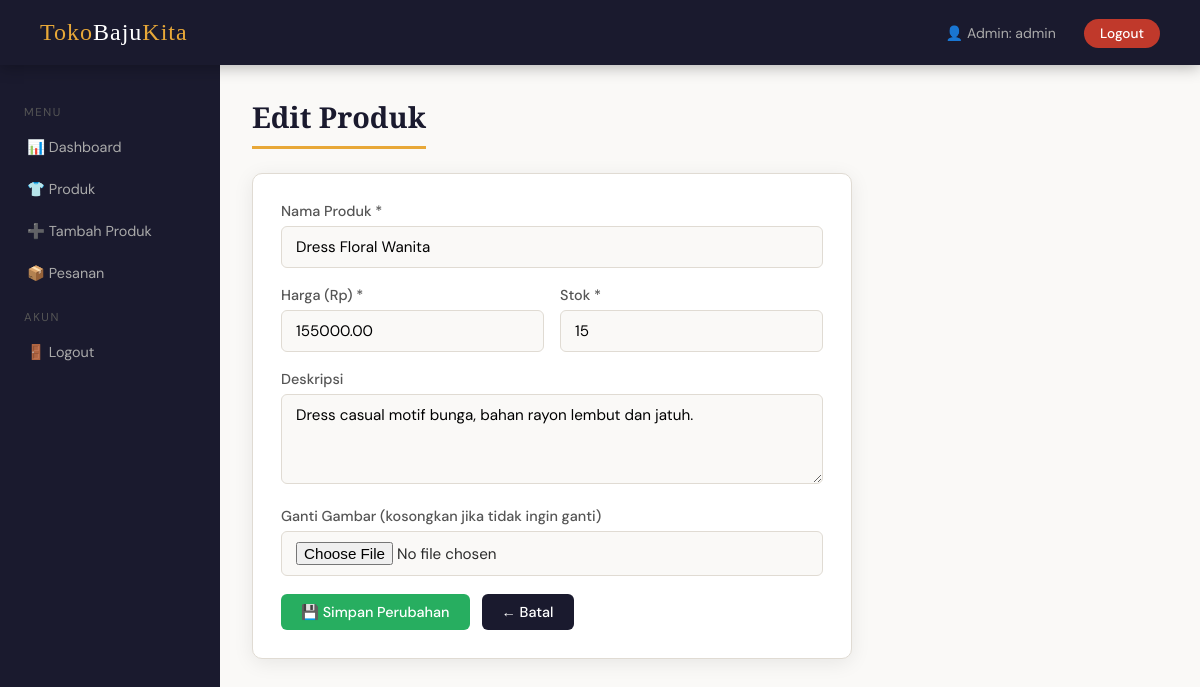
The app's page /admin/edit_produk.php?id=5 (signed in) with its own data.
### tables this page shows
CREATE TABLE IF NOT EXISTS products (
    id INT AUTO_INCREMENT PRIMARY KEY,
    nama_produk VARCHAR(100) NOT NULL,
    harga DECIMAL(10,2) NOT NULL,
    stok INT NOT NULL DEFAULT 0,
    deskripsi TEXT,
    gambar VARCHAR(255),
    created_at TIMESTAMP DEFAULT CURRENT_TIMESTAMP
);

### admin/edit_produk.php (the view, shortened to what this page needs)
<?php
include_once '../includes/koneksi.php';
$product_id = intval($_GET['id'] ?? 0);
$res     = mysqli_query($conn, "SELECT * FROM products WHERE id = $product_id");
$product = mysqli_fetch_assoc($res);
?>
<!DOCTYPE html>
<html lang="id">
<head>
    <link rel="stylesheet" href="../css/style.css">
</head>
<body>
<?php include 'includes/navbar.php'; ?>
<div class="admin-layout">
    <?php include 'includes/sidebar.php'; ?>
    <div class="admin-content">
        <h2 class="page-title">Edit Produk</h2>
        <div style="background:white; padding:28px; border-radius:10px; box-shadow:var(--shadow); max-width:600px; border:1px solid var(--border);">
            <form method="POST" enctype="multipart/form-data" onsubmit="return validasiFormProduk()">
                <div class="form-group">
                    <label>Nama Produk *</label>
                    <input type="text" id="nama_produk" name="nama_produk" required value="<?= htmlspecialchars($product['nama_produk']) ?>">
                </div>
                <div style="display:grid; grid-template-columns:1fr 1fr; gap:16px;">
                    <div class="form-group">
                        <label>Harga (Rp) *</label>
                        <input type="number" id="harga" name="harga" min="1" required value="<?= $product['harga'] ?>">
                    </div>
                    <div class="form-group">
                        <label>Stok *</label>
                        <input type="number" id="stok" name="stok" min="0" required value="<?= $product['stok'] ?>">
                    </div>
                </div>
                <div class="form-group">
                    <label>Deskripsi</label>
                    <textarea name="deskripsi"><?= htmlspecialchars($product['deskripsi']) ?></textarea>
                </div>
                <div class="form-group">
                    <label>Ganti Gambar (kosongkan jika tidak ingin ganti)</label>
                    <input type="file" name="gambar" accept="image/*" onchange="previewGambar(this)">
                </div>
                <div style="display:flex; gap:12px; margin-top:8px;">
                    <button type="submit" class="btn btn-success">💾 Simpan Perubahan</button>
                    <a href="produk.php" class="btn btn-primary">← Batal</a>
                </div>
            </form>
        </div>
    </div>
</div>
</body>
</html>

### css/style.css (style rules this page uses)
:root { --primary: #1a1a2e; --accent: #e8a838; --accent2: #c0392b; --bg: #faf9f7; --bg2: #f0ede8; --white: #ffffff; --text: #2c2c2c; --text-muted: #888; --border: #e0dbd3; --success: #27ae60; --danger: #e74c3c; --shadow: 0 4px 20px rgba(0,0,0,0.08); --radius: 10px; }
* { margin: 0; padding: 0; box-sizing: border-box; }
body { font-family: 'DM Sans', sans-serif; background: var(--bg); color: var(--text); min-height: 100vh; }
.page-title { font-family: 'Playfair Display', serif; font-size: 1.8rem; color: var(--primary); margin-bottom: 24px; padding-bottom: 10px; border-bottom: 3px solid var(--accent); display: inline-block; }
.btn { display: inline-block; padding: 9px 20px; border-radius: 6px; border: none; cursor: pointer; font-family: 'DM Sans', sans-serif; font-size: 0.9rem; font-weight: 500; text-decoration: none; transition: all 0.2s; }
.btn-primary { background: var(--primary); color: white; }
.btn-success { background: var(--success); color: white; }
.form-group { margin-bottom: 18px; }
.form-group label { display: block; font-weight: 500; margin-bottom: 6px; font-size: 0.9rem; color: #555; }
.form-group input, .form-group textarea, .form-group select { width: 100%; padding: 10px 14px; border: 1.5px solid var(--border); border-radius: 6px; font-family: 'DM Sans', sans-serif; font-size: 0.95rem; transition: border-color 0.2s; background: var(--bg); }
.form-group textarea { resize: vertical; min-height: 90px; }
.admin-layout { display: flex; min-height: calc(100vh - 65px); }
.admin-content { flex: 1; padding: 32px; overflow-y: auto; }

### records on screen
products: nama_produk "Dress Floral Wanita", harga "155000.00", stok "15", deskripsi "Dress casual motif bunga, bahan rayon lembut dan jatuh."

### other values on screen
$_SESSION['username'] "admin"
